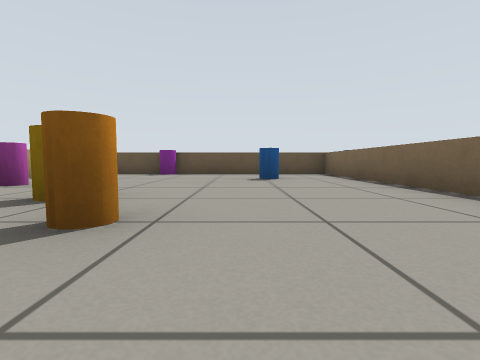
view 1 (above)

24 first-person views from a walk through a Gazebo world. The camera is 0.35 m above the floor, tilts 4° down and sees 85° across. The floor is counted in squares, 1 m on a side. Each view is taken from the middle of a square. On the plan, view 1 faces up. The plan holds only what a view shows up to about 9 squares ahead; the rest is blank. The robots in the file are not drawn. Gazebo's built-in surfaces are drawn with simple patterns.

view 2
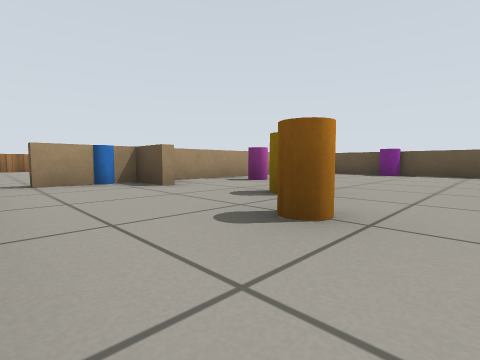

view 3
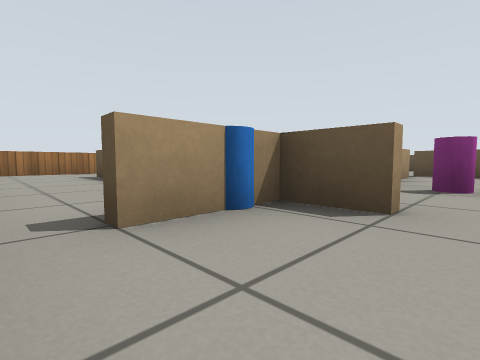

view 4
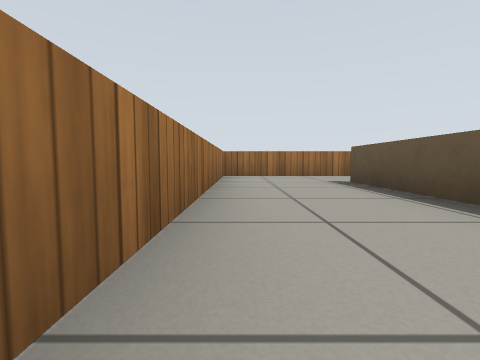

view 5
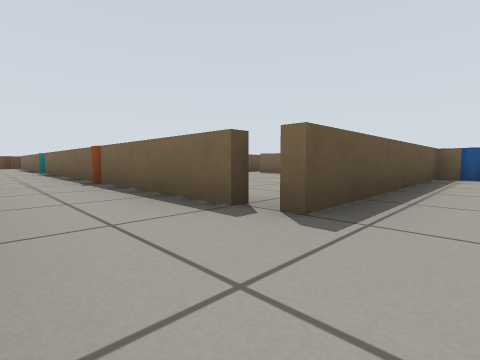

view 6
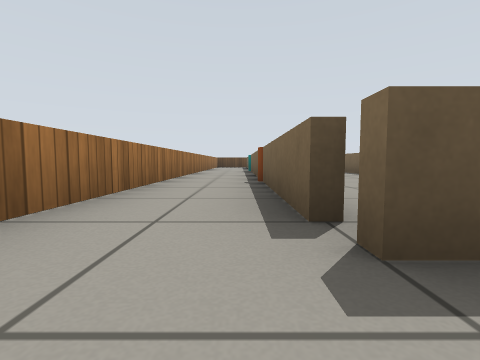

view 7
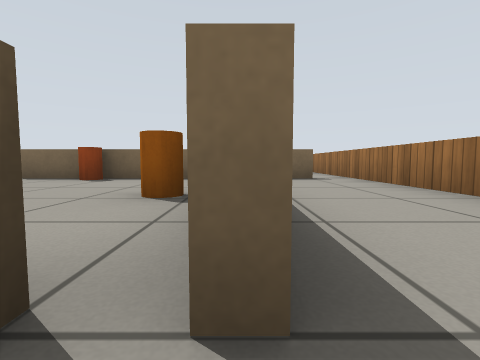

view 8
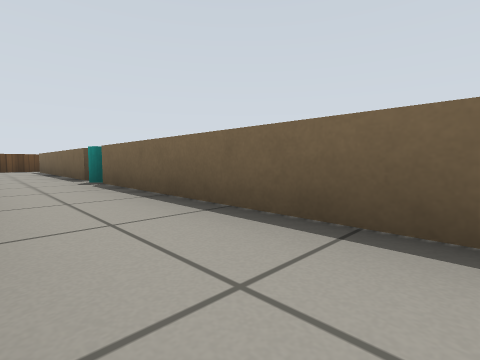

view 9
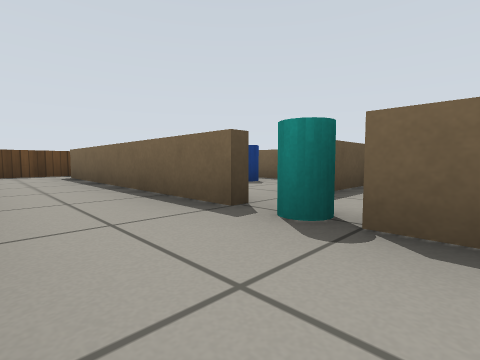

view 10
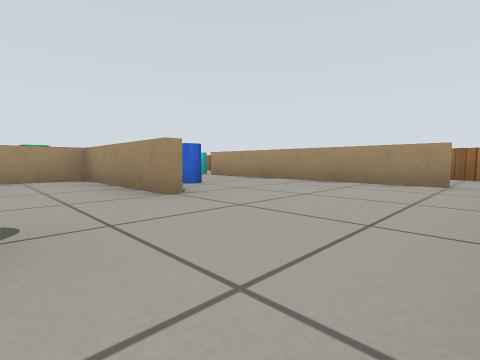

view 11
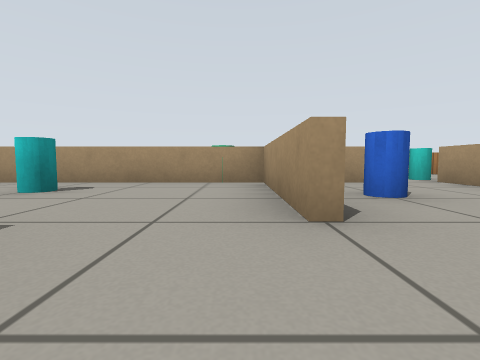

view 12
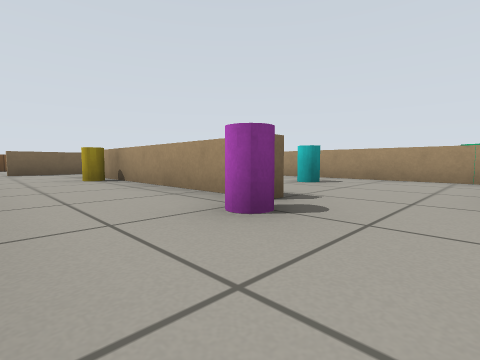

view 13
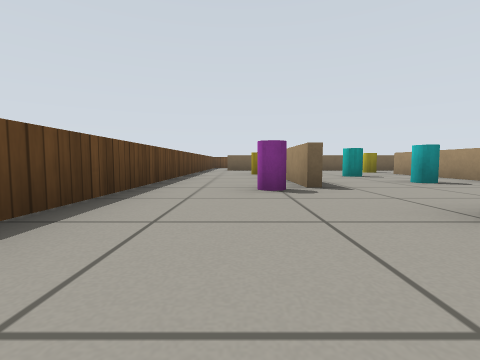

view 14
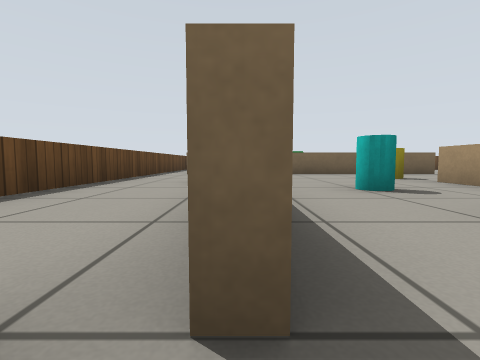

view 15
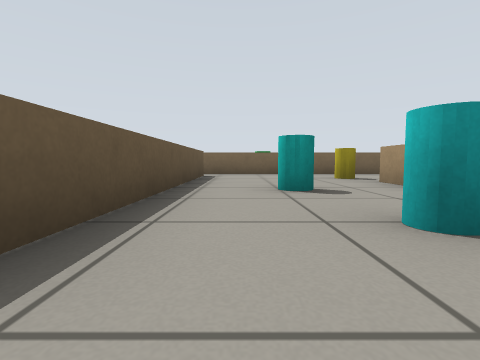

view 16
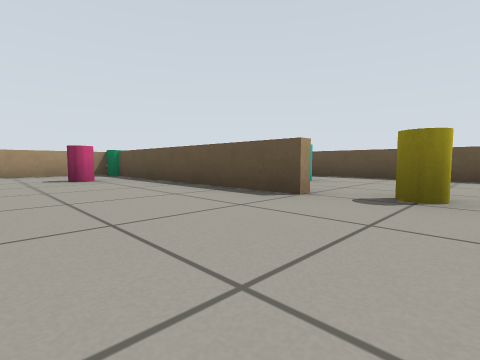

view 17
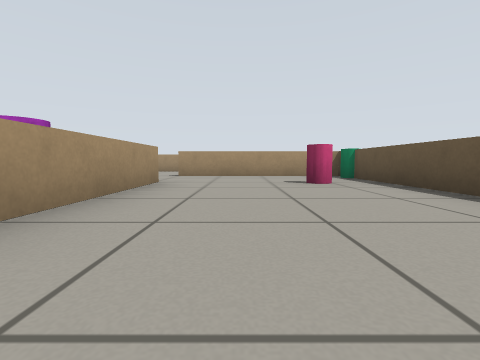

view 18
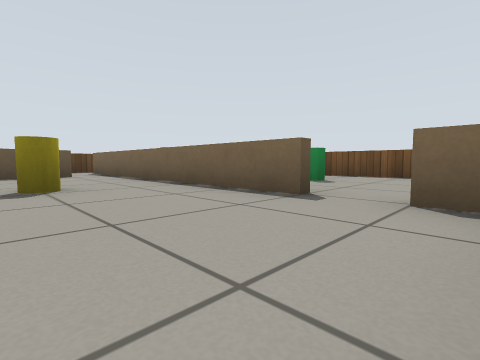

view 19
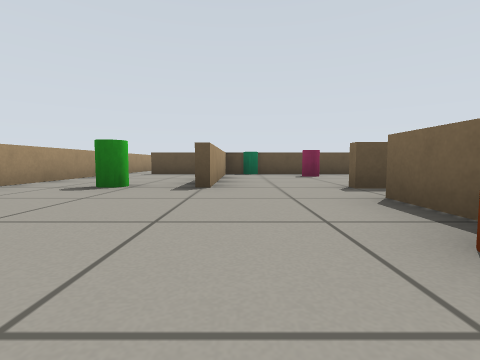

view 20
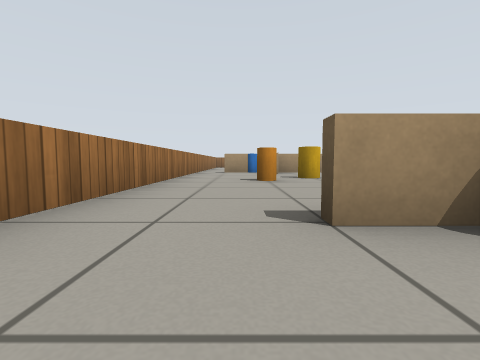

view 21
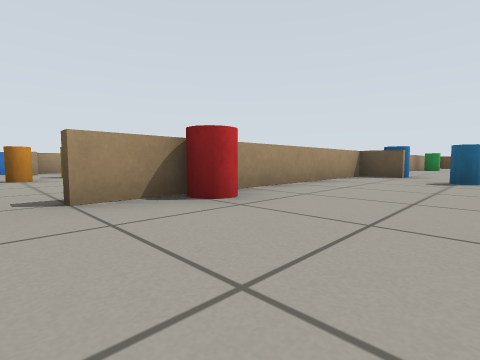

view 22
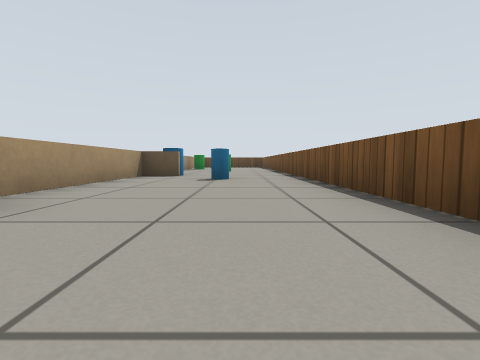

view 23
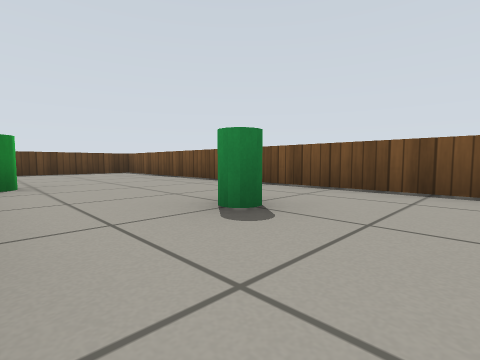

view 24
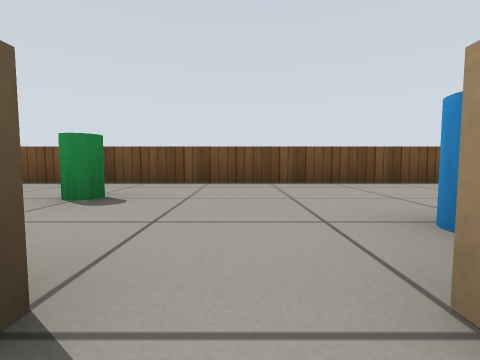

### Floor plan
Ten units are one square. View 1 is at (0, 0); x grows to the right and y downward. Boxes are objects, and circles mark ways between rooms. Rooms are numbered by the first view taken in them; rooms with no view inside come last. Other rooms are left out.
<svg viewBox="-119 -179 188 188">
<path fill="none" stroke="#000" d="M-44 -20 -44 -15M-34 -19 -95 -19M-44 -65 -44 -21M-25 -74 -45 -74M-96 -25 -96 -56M-96 -60 -96 -105M24 -25 24 -74 -15 -74M-96 -114 -96 -165M-114 -101 -114 4 25 4M-114 -168 -114 -162M-45 -151 0 -151M-64 -146 -64 -118M-66 -134 -66 -139M-56 -116 -5 -116M-94 -166 -94 -115M-94 -174 -107 -174M16 -149 -41 -149M24 -126 24 -165M24 -174 -65 -174M-45 -76 -24 -76M-66 -84 -66 -95M-15 -74 -25 -74M-64 -115 -64 -75M-70 -114 -85 -114M-94 -102 -94 -76M-45 -30 -45 -65M-4 -114 -55 -114M24 -94 24 -126M26 -72 26 -15M64 -25 64 -174 24 -174"/>
<rect x="-55" y="-15" width="10" height="10" fill="#bbb"><title>blue cylinder</title></rect>
<rect x="-35" y="-45" width="10" height="10" fill="#bbb"><title>magenta cylinder</title></rect>
<rect x="-25" y="-25" width="10" height="10" fill="#bbb"><title>yellow cylinder</title></rect>
<rect x="-15" y="-15" width="10" height="10" fill="#bbb"><title>orange cylinder</title></rect>
<rect x="5" y="-55" width="10" height="10" fill="#bbb"><title>blue cylinder</title></rect>
<rect x="-75" y="-135" width="10" height="10" fill="#bbb"><title>blue cylinder</title></rect>
<rect x="-55" y="-165" width="10" height="10" fill="#bbb"><title>purple cylinder</title></rect>
<rect x="-45" y="-135" width="10" height="10" fill="#bbb"><title>cyan cylinder</title></rect>
<rect x="-25" y="-135" width="10" height="10" fill="#bbb"><title>cyan cylinder</title></rect>
<rect x="-15" y="-155" width="10" height="10" fill="#bbb"><title>yellow cylinder</title></rect>
<rect x="-105" y="-115" width="10" height="10" fill="#bbb"><title>cyan cylinder</title></rect>
<rect x="-95" y="-65" width="10" height="10" fill="#bbb"><title>orange cylinder</title></rect>
<rect x="-85" y="-85" width="10" height="10" fill="#bbb"><title>green cylinder</title></rect>
<rect x="-75" y="-35" width="10" height="10" fill="#bbb"><title>orange cylinder</title></rect>
<rect x="-65" y="-115" width="10" height="10" fill="#bbb"><title>green cylinder</title></rect>
<rect x="-55" y="-55" width="10" height="10" fill="#bbb"><title>orange cylinder</title></rect>
<rect x="-45" y="-105" width="10" height="10" fill="#bbb"><title>magenta cylinder</title></rect>
<rect x="-25" y="-75" width="10" height="10" fill="#bbb"><title>purple cylinder</title></rect>
<rect x="-5" y="-125" width="10" height="10" fill="#bbb"><title>yellow cylinder</title></rect>
<rect x="25" y="-35" width="10" height="10" fill="#bbb"><title>red cylinder</title></rect>
<rect x="25" y="-85" width="10" height="10" fill="#bbb"><title>blue cylinder</title></rect>
<rect x="25" y="-135" width="10" height="10" fill="#bbb"><title>green cylinder</title></rect>
<rect x="35" y="-105" width="10" height="10" fill="#bbb"><title>green cylinder</title></rect>
<rect x="45" y="-65" width="10" height="10" fill="#bbb"><title>blue cylinder</title></rect>
<circle cx="-100" cy="-170" r="3" fill="#2a7"/>
<circle cx="20" cy="-5" r="3" fill="#2a7"/>
<circle cx="-90" cy="-110" r="3" fill="#2a7"/>
<circle cx="5" cy="-115" r="3" fill="#2a7"/>
<circle cx="20" cy="-170" r="3" fill="#2a7"/>
<circle cx="20" cy="-90" r="3" fill="#2a7"/>
<text x="-40" y="-40">1</text>
<text x="-50" y="-150">2</text>
<text x="-50" y="-80">3</text>
<text x="40" y="-90">4</text>
</svg>
Room 1 opens to room 2. Room 1 opens to room 4. Room 2 opens to room 3. Room 2 opens to room 4. Room 3 opens to room 4.

Where each view was taken, in squares from view 1:
view 1: 0 up, 0 right, facing up
view 2: 0 up, 0 right, facing up-left
view 3: 0 up, 3 left, facing up-left
view 4: 0 up, 5 left, facing left
view 5: 1 up, 11 left, facing up-right
view 6: 1 up, 10 left, facing up
view 7: 2 up, 10 left, facing right
view 8: 6 up, 11 left, facing up-right
view 9: 10 up, 11 left, facing up-right
view 10: 17 up, 5 left, facing down-left
view 11: 16 up, 6 left, facing down
view 12: 17 up, 6 left, facing down-right
view 13: 16 up, 8 left, facing right
view 14: 15 up, 5 left, facing right
view 15: 14 up, 5 left, facing right
view 16: 9 up, 1 right, facing up-left
view 17: 9 up, 0 right, facing left
view 18: 8 up, 0 right, facing up-right
view 19: 4 up, 6 left, facing up
view 20: 1 up, 4 right, facing left
view 21: 1 up, 5 right, facing up-left
view 22: 1 up, 5 right, facing up
view 23: 9 up, 3 right, facing up-right
view 24: 9 up, 2 right, facing right
